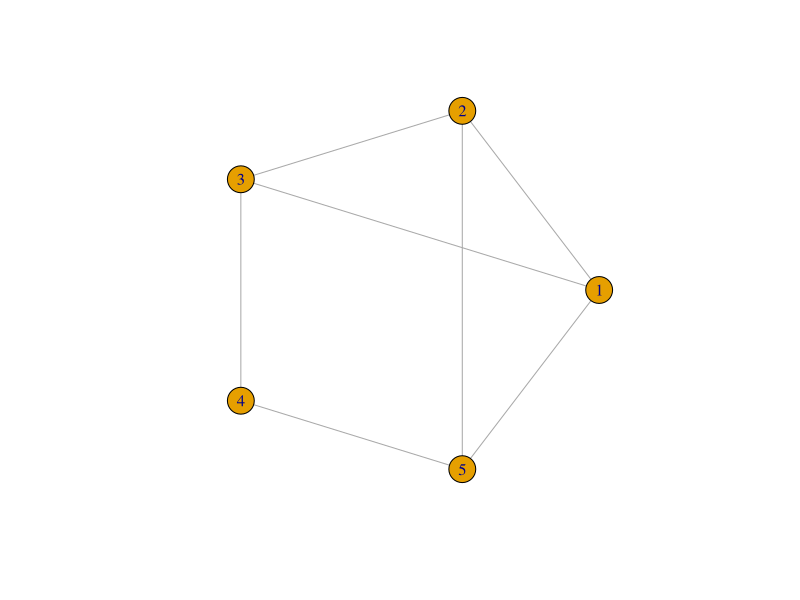

Reproduce this figure in R.
## ---- chunk 1
#| include = FALSE
rm(list=ls()) # clear working space
## ---- chunk 2
# working with spatial data
library(sf)
# data manipulation and visualisation
library(tidyverse)
# network manipulation and analysis
library(igraph)
## ---- chunk 3
# create a graph object
network <- graph( 
  n = 5, # add number of nodes
  edges = c(1,2, 2,3, 2,5, 3,1, 3,4, 4,5, 5,1), # add edges
  directed = FALSE )

# plot
plot(network, layout = layout.circle(network), vertex.label = 1:5)
## ---- chunk 4
